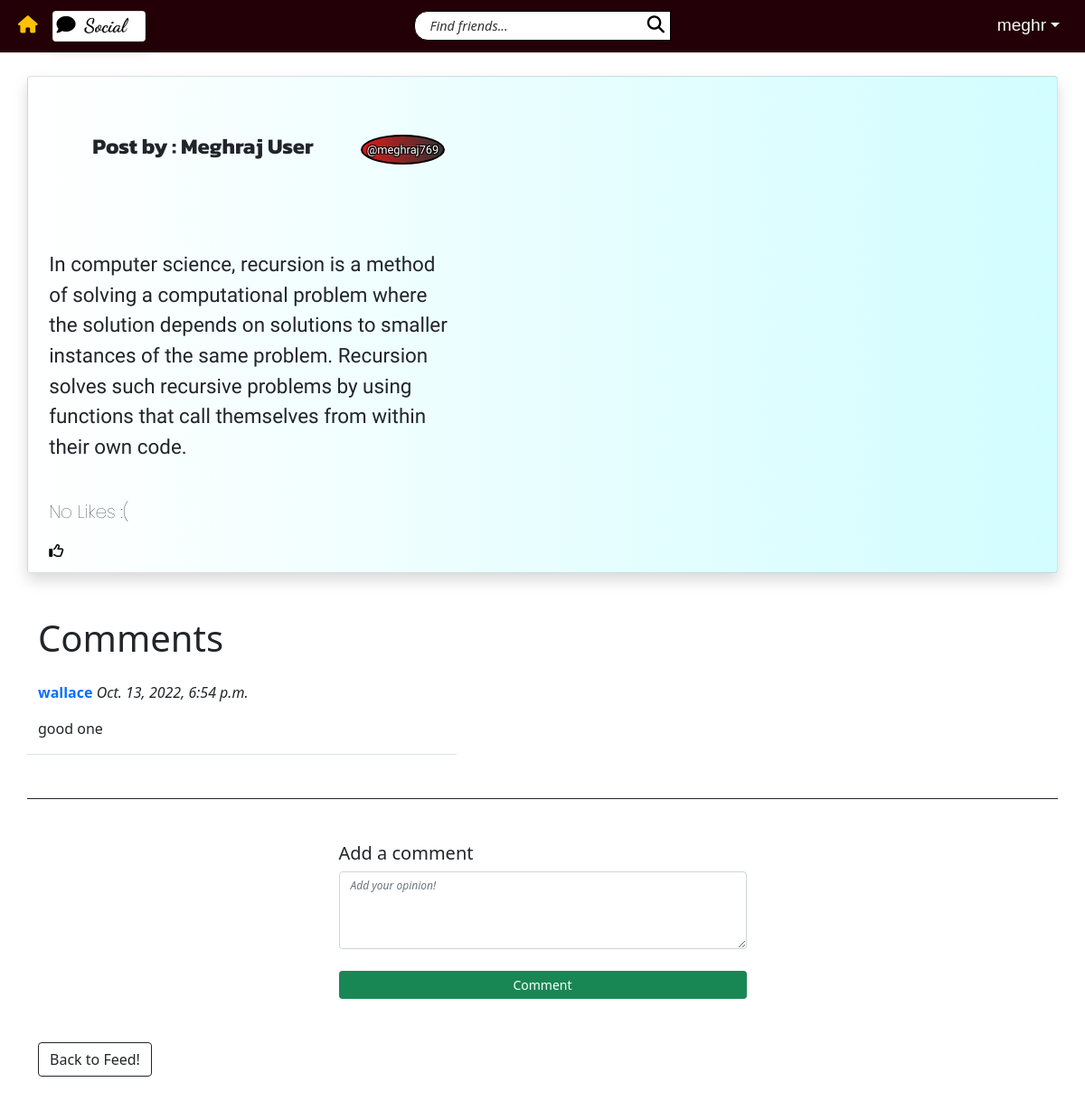
The page /social/post/11/ (signed in) on the database as committed earlier.
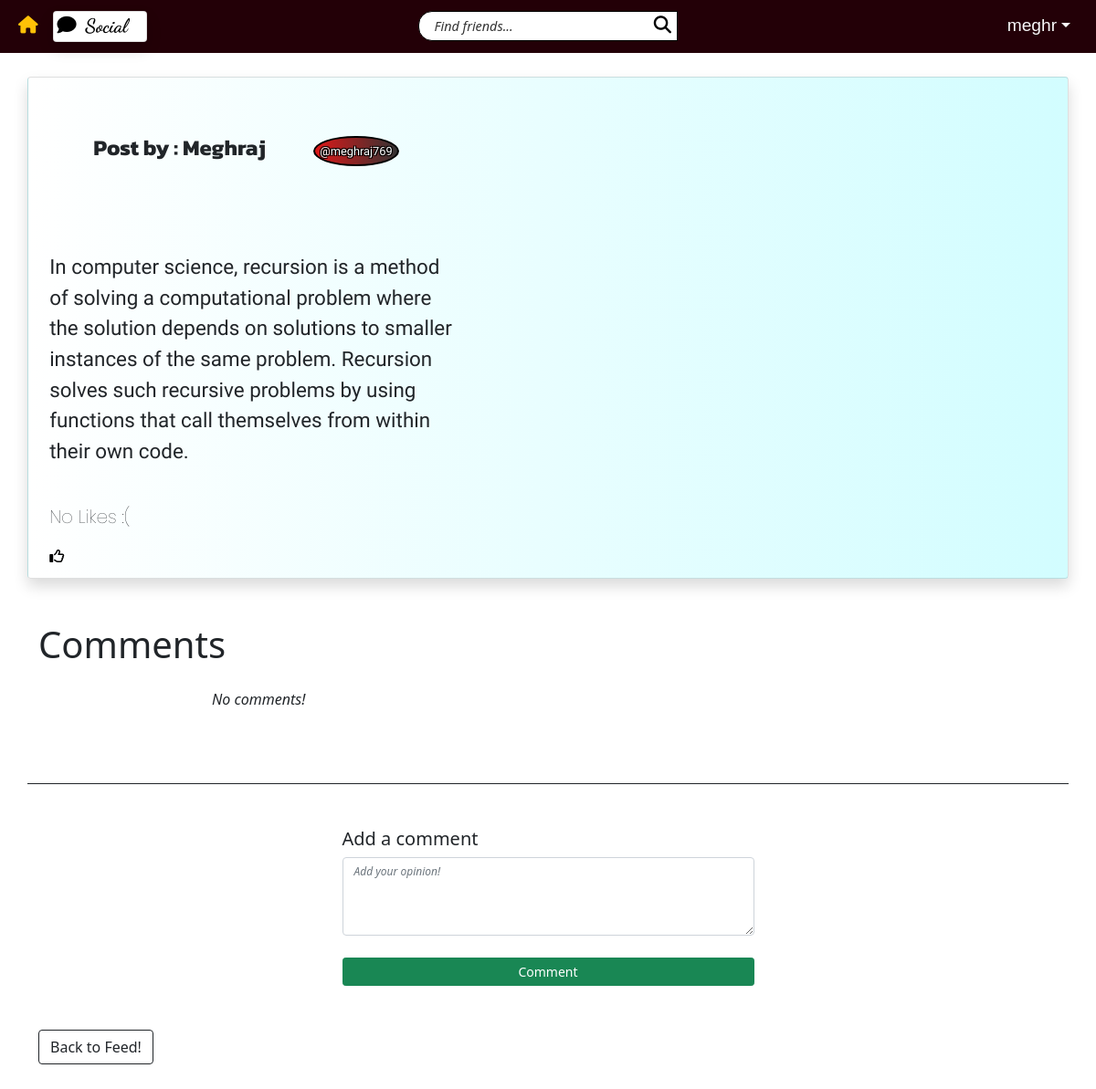
The same page on the database as committed later.
### main/models.py (models this page shows, shortened)
class Post(models.Model):
    body = models.TextField()
    created_on = models.DateTimeField(default=timezone.now)
    author = models.ForeignKey(User, on_delete=models.CASCADE)
    likers = models.ManyToManyField(User, blank=True, related_name='likers')
    does_like = models.BooleanField(default=False)
    likes = 0
    @property
    def returnlikes(self):
        likes = len(self.likers.all())
        if likes==0:
            return 'No Likes :('
        if likes==1:
            return '1 Like!'
        return str(likes)+' Likes!'

class UserProfile(models.Model):
    user = models.OneToOneField(User, primary_key = True, on_delete=models.CASCADE, verbose_name='user', related_name='profile')
    name = models.CharField(max_length=30, blank=True, null=True)
    bio = models.TextField(max_length=300, null=True, blank=True)
    birth_date = models.DateField(null=True)
    picture = models.ImageField(blank=True, null=True, default='uploads/profile_pictures/default.jpg', upload_to='uploads/profile_pictures')
    followers = models.ManyToManyField(User, blank=True, related_name='followers')

class Comment(models.Model):
    comment = models.TextField()
    created_on = models.DateTimeField(default=timezone.now)
    author = models.ForeignKey(User, on_delete=models.CASCADE)
    post = models.ForeignKey(Post, on_delete=models.CASCADE)

### main/views.py (the view, shortened to what this page needs)
# urls.py: path('post/<int:pk>/', PostDetailView.as_view(), name='post_detail'),
class PostDetailView(LoginRequiredMixin, View):
	def get(self, request, pk, *args, **kwargs):
		post = Post.objects.get(pk=pk)
		form = CommentForm()
		comments = Comment.objects.filter(post=post).order_by('-created_on')
		user_likers = post.likers.all()
		likes = len(user_likers)
		liking = request.user in user_likers
		context = {
			'post' : post,
			'form': form,
			'comments' : comments,
			'likes' : likes,
			'liking' : liking,
		}
		return render(request, 'main/post_detail.html', context)

### main/forms.py
class CommentForm(forms.ModelForm):
    comment = forms.CharField(
        label='',
        widget=forms.Textarea(attrs={
            'rows': 3,
            'placeholder': 'Add your opinion!',
        })
    )
    class Meta:
        model = Comment
        fields = ['comment']

### main/templates/main/post_detail.html (shortened to what this page needs)
{% extends 'landing/base.html' %}
{% load crispy_forms_tags %}
{% block content %}
<div class="container">
    <div class="row mt-5 mb-5 card shadow pop-up">
        <div class="name-container">
            <div class="profile-full-name m-5">Post by : {{ post.author.profile.name}}</div>
            <a href="{% url 'profile' post.author.pk %}"><div class="profile-user-name strokeme">@{{post.author}}</div></a>
        </div>
        <div class="post-body mt-5 col-md-5 col-sm-12">
            <p>{{ post.body }}</p>
        </div>
        <p class="user-name mt-4 fs fs-5">{{post.returnlikes}}</p>
        {% if liking %}
        <form action="{% url 'unlike' post.pk %}" method="POST">
            {% csrf_token %}
            <button class="like-btn"><i class="fa-solid fa-thumbs-up text-primary"></i></button>
        </form>
        {% else %}
        <form action="{% url 'like' post.pk %}" method="POST">
            <button class="like-btn"><i class="fa-regular fa-thumbs-up"></i></button>
        </form>
        {% endif %}
    </div>
    <h1>Comments</h1>
    {% for comment in comments %}
    <div class="row mt-4">
        <div class="col-md-5 col-sm-12 border-bottom position-relative">
            <p>
                <a href="{% url 'profile' comment.author.pk %}" class="text-primary"><strong>{{comment.author}}</strong></a>
                <i>{{comment.created_on}}</i>
            </p>
            <p>{{ comment.comment }}</p>
        </div>
    </div>
    {% empty %}
    <div class="row justify-content-center mt-4">
        <div class="col-md-8 col-sm-12 mb-3 font-italic">
            <p class="fst-italic">No comments!</p>
        </div>
    </div>
    {% endfor %}
    <div class="row justify-content-center mt-5 pt-5 border-dark border-top">
        <div class="col-md-5 col-sm-12">
            <h5>Add a comment</h5>
            <form method="POST">
                {{ form | crispy }}
                <div class="d-grid gap-2 mt-4">
                    <button class="btn btn-sm btn-success" type="submit">Comment</button>
                </div>
            </form>
        </div>
    </div>
    <a href="{% url 'post_list' %}" class="btn btn-outline-dark mb-5 mt-5 ms-auto">Back to Feed!</a>
</div>
{% endblock %}

Rows that differ between the two databases and show on the page:
removed Comment: author "wallace", created_on "Oct. 13, 2022, 6:54 p.m.", comment "good one"
changed through a linked row, Post "No Likes :(": author.profile.name "Meghraj User" → "Meghraj"
Other text that changed with them:
text now shown: "No comments!"
